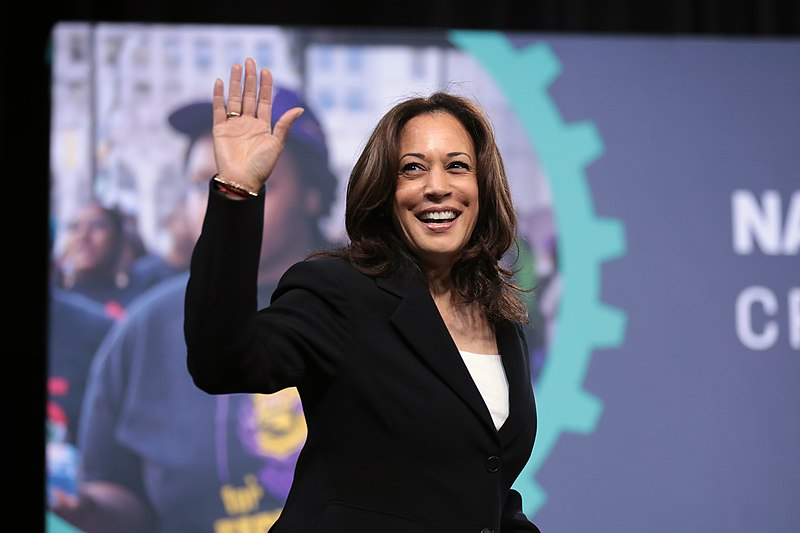
#> input picture image_art_filters/example_image/Kamala_Harris.jpg, 800 x 533 px
$ python image_art_filters.py   (older library calls are emulated)
#> lines starting #> are read from the running program, lines starting #| are printed output that depends on the picture; after the words box and inside, x2 and y2 are one past the last pixel; in counts of white or black regions, pixels touching at a corner belong together
#> further down, image is the input picture: shape (533, 800, 3); mean B, G, R 111.9, 92.9, 90.5
import cv2
import matplotlib.pyplot as plt
import numpy as np
import matplotlib
matplotlib.rcParams['figure.figsize'] = (10.0, 10.0)
matplotlib.rcParams['image.cmap'] = 'gray'

def createSketchFilter(image, arguments=0):
    # convert to grayscale
#> called with arguments = 0
    img_gray = cv2.cvtColor(image, cv2.COLOR_BGR2GRAY)
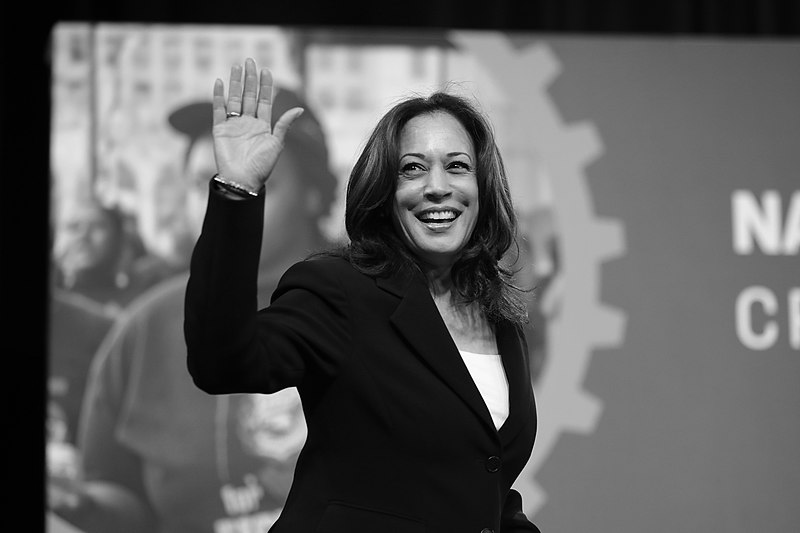
#> img_gray: shape (533, 800); min 0, max 255, mean 94.3
    # blur
    img_blur = cv2.GaussianBlur(img_gray, (5,5), 3)
#     img_blur = cv2.medianBlur(img_gray, 7)
    # edge detection
    img_laplacian = cv2.Laplacian(img_blur, cv2.CV_8U, ksize=3, scale=2, delta = 2)
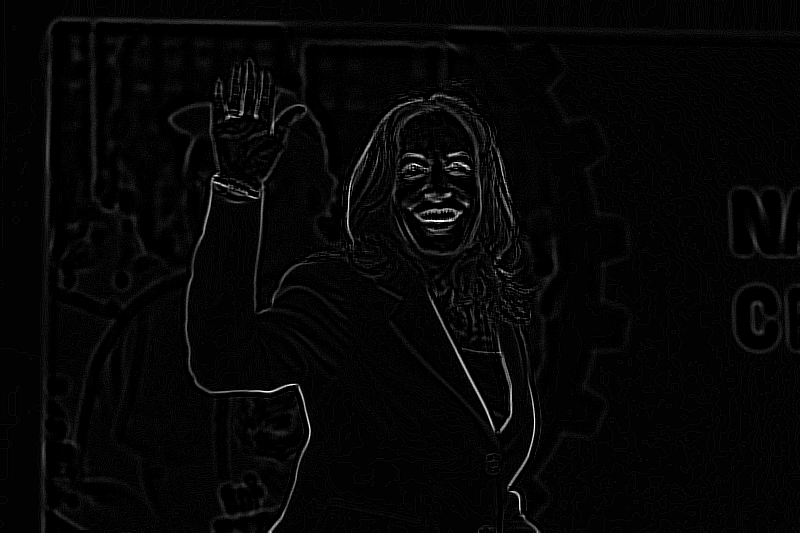
#> img_laplacian: shape (533, 800); min 0, max 255, mean 5.8
    # threshold edges
    retVal, img_thresholdInverse = cv2.threshold(img_laplacian, 16, 255, cv2.THRESH_BINARY_INV)
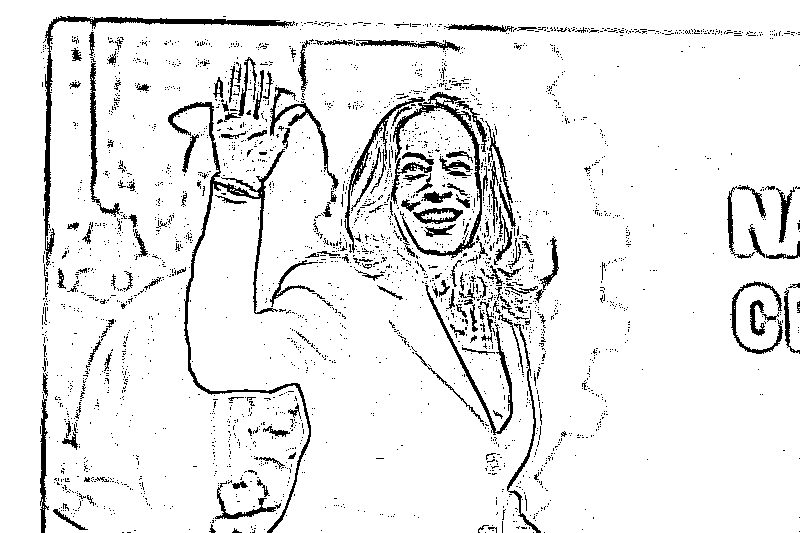
#> img_thresholdInverse: shape (533, 800); 92.3% white; 2818 black regions (2643 under 20 px), largest, box (x1, y1, x2, y2) and area: (168, 102, 311, 533) 2968, (44, 16, 295, 266) 2328, (393, 92, 482, 258) 1680
    # convert image to color as this is what is expected by the function call
    mySketchFilterImg = cv2.cvtColor(img_thresholdInverse, cv2.COLOR_GRAY2BGR)

    return mySketchFilterImg

def createCartoonFilter(image, arguments=0):

    # Blur image whilst preserving the edges
#> called with arguments = 0
    img_blur = cv2.edgePreservingFilter(image, flags=1, sigma_s=150, sigma_r=0.4)
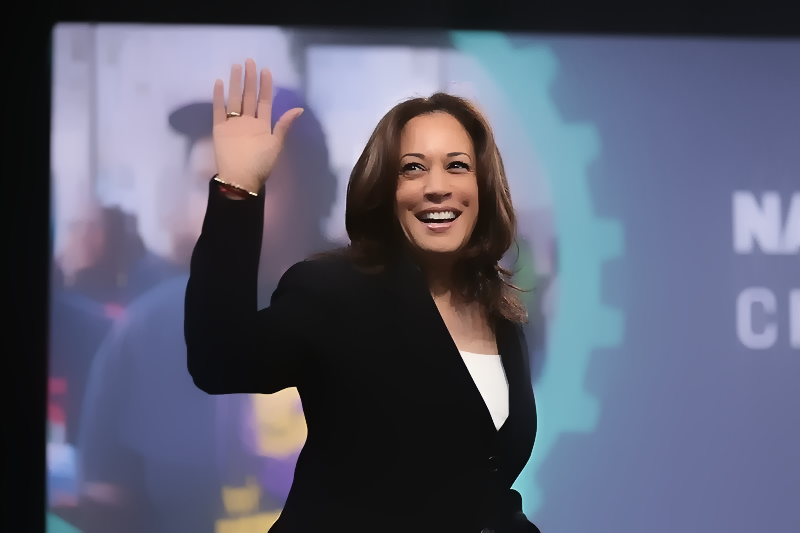
#> img_blur: shape (533, 800, 3); mean B, G, R 112.7, 93.5, 91
    # Get the contours of the image from the function we already made
    img_contours = createSketchFilter(image)
    img_contours_gray = cv2.cvtColor(img_contours, cv2.COLOR_BGR2GRAY)
    # Return the masked image (as explained on stack overflow)
    myCartoonFilterImg =  cv2.bitwise_and(img_blur, img_blur, mask = img_contours_gray)
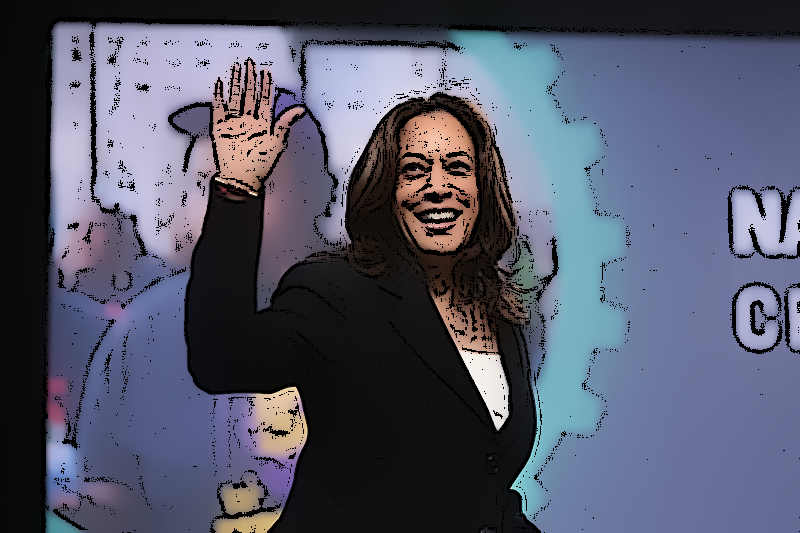
#> myCartoonFilterImg: shape (533, 800, 3); mean B, G, R 106.1, 87.7, 84.5

    return myCartoonFilterImg


imagePath = r"example_image/Kamala_Harris.jpg"
# imagePath = r"example_image/Barack_Obama.jpg"
image = cv2.imread(imagePath)

sketchFilterImg = createSketchFilter(image)
cartoonFilterImg = createCartoonFilter(image)

plt.figure(figsize=[20,10])
plt.subplot(131);plt.imshow(image[:,:,::-1]);
plt.subplot(132);plt.imshow(sketchFilterImg[:,:,::-1]);
plt.subplot(133);plt.imshow(cartoonFilterImg[:,:,::-1]);
plt.show()
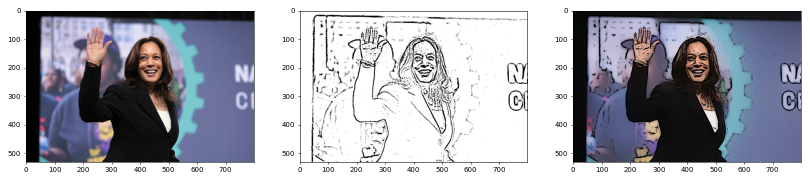
#> figure drawn by matplotlib, 3 panels

$ run again, with image_art_filters/example_image/Barack_Obama.jpg copied over image_art_filters/example_image/Kamala_Harris.jpg
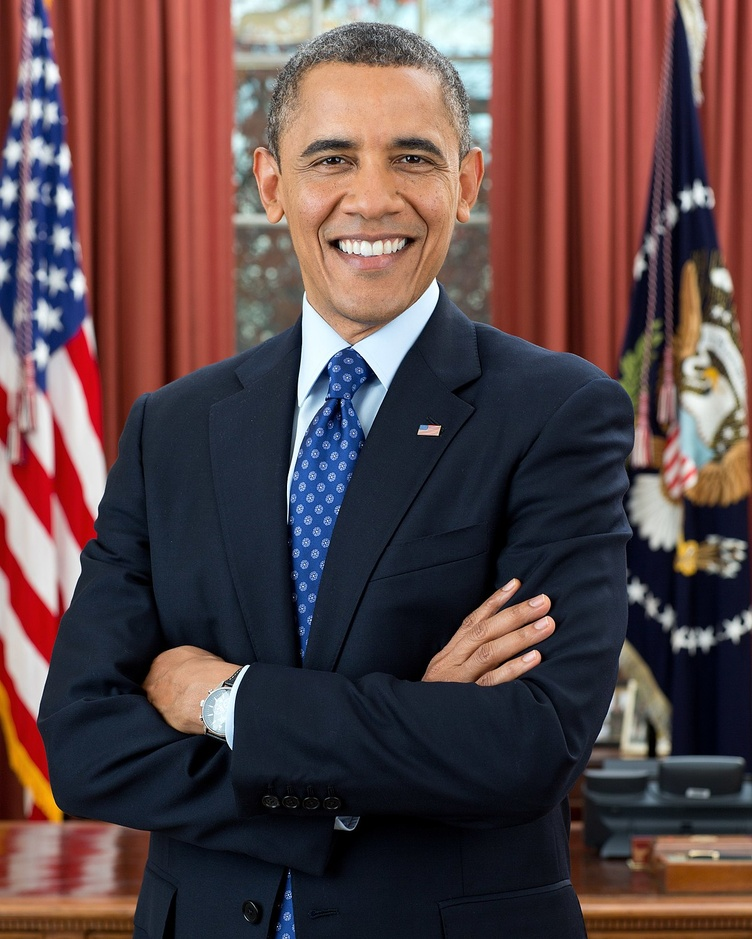
#> input picture image_art_filters/example_image/Barack_Obama.jpg, 752 x 939 px, shrunk from 1200 x 1499 before the run
#> image is the input picture: shape (939, 752, 3); mean B, G, R 71.5, 70.1, 92.5
#> in createSketchFilter, `retVal, img_thresholdInverse = cv2.threshold(img_laplacian, 16, 255, c..`:
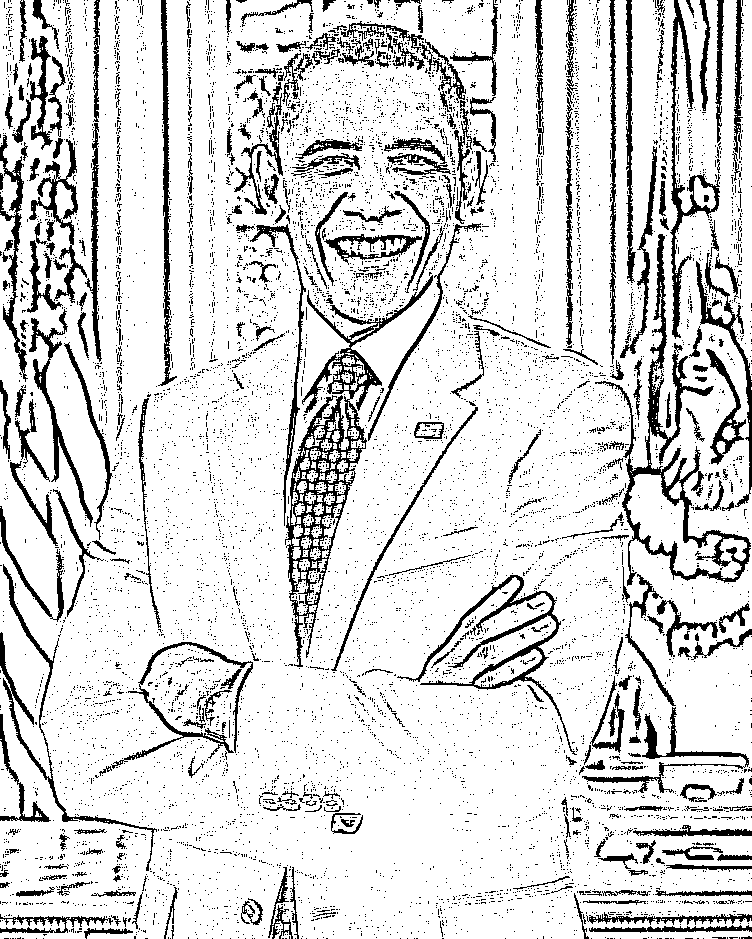
#> img_thresholdInverse: shape (939, 752); 85.2% white; 8891 black regions (8533 under 20 px), largest, box (x1, y1, x2, y2) and area: (285, 275, 433, 667) 7357, (595, 234, 751, 586) 5946, (397, 575, 577, 755) 2839
#> `plt.show()`:
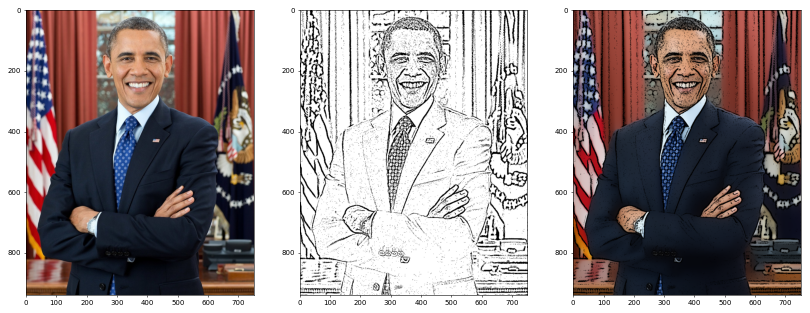
#> figure drawn by matplotlib, 3 panels
